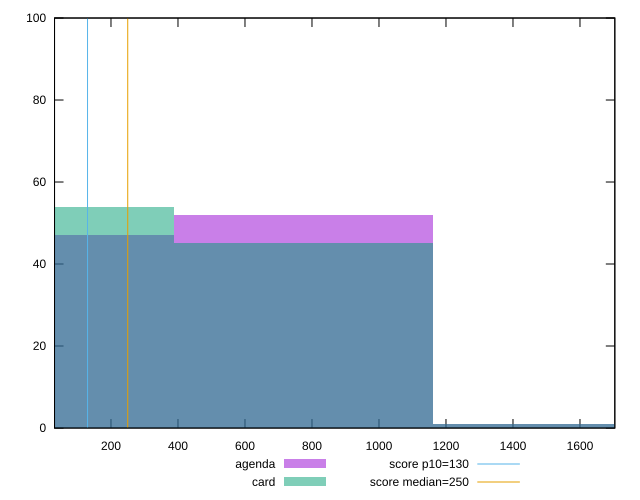

Here is the gnuplot script that generated this plot:
reset

$agenda <<EOF
774.0351482942684 52
0 47
1548.0702965885368 1
EOF

$card <<EOF
0 54
774.0351482942684 45
1548.0702965885368 1
EOF

set key outside below
set boxwidth 774.0351482942684
set xrange [31.5:1704.0000000000018]
set yrange [0:100]
set trange [0:100]
set style fill transparent solid 0.5 noborder

set parametric
set terminal svg size 640, 500 enhanced background rgb 'white'
set output "reports/report_00028_2021-02-24T12-49-42.674Z/max-potential-fid/comparison/histogram/1_vs_2.svg"

plot $agenda title "agenda" with boxes, \
     $card title "card" with boxes, \
     130,t title "score p10=130", \
     250,t title "score median=250"

reset
